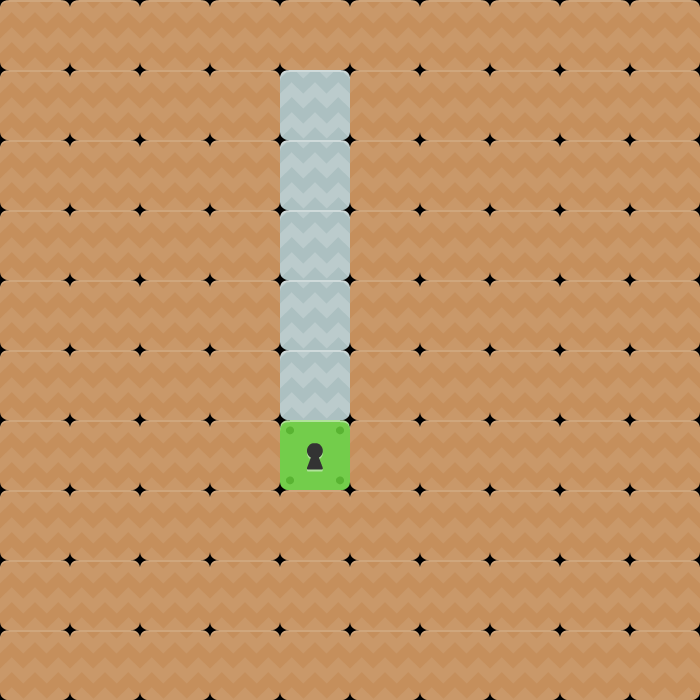

Below is a game level as drawn by its tile map, then a one-line description and the .tmx that defines it (tile-layer data replaced by summaries):
An orthogonal 10x10 tile map with 70x70 px tiles, 1 tile layer (Capa de Patrones 1), 5 tilesets.

<map version="1.0" orientation="orthogonal" renderorder="right-down" width="10" height="10" tilewidth="70" tileheight="70" nextobjectid="1">
 <tileset firstgid="1" name="block" tilewidth="70" tileheight="70" tilecount="1">
  <image source="platformerArt_v4/png/block.png" width="70" height="70" />
 </tileset>
 <tileset firstgid="2" name="crate" tilewidth="70" tileheight="70" tilecount="1">
  <image source="platformerArt_v4/png/crate.png" width="70" height="70" />
 </tileset>
 <tileset firstgid="3" name="ground_rock" tilewidth="70" tileheight="70" tilecount="1">
  <image source="platformerArt_v4/png/ground_rock.png" width="70" height="70" />
 </tileset>
 <tileset firstgid="4" name="lock_green" tilewidth="70" tileheight="70" tilecount="1">
  <image source="platformerArt_v4/png/lock_green.png" width="70" height="70" />
 </tileset>
 <tileset firstgid="5" name="ground_dirt" tilewidth="70" tileheight="70" tilecount="1">
  <image source="platformerArt_v4/png/ground_dirt.png" width="70" height="70" />
 </tileset>
 <layer name="Capa de Patrones 1" width="10" height="10">
  <data>[100 cells, 100 non-empty, 3 distinct tile ids]</data>
 </layer>
</map>
